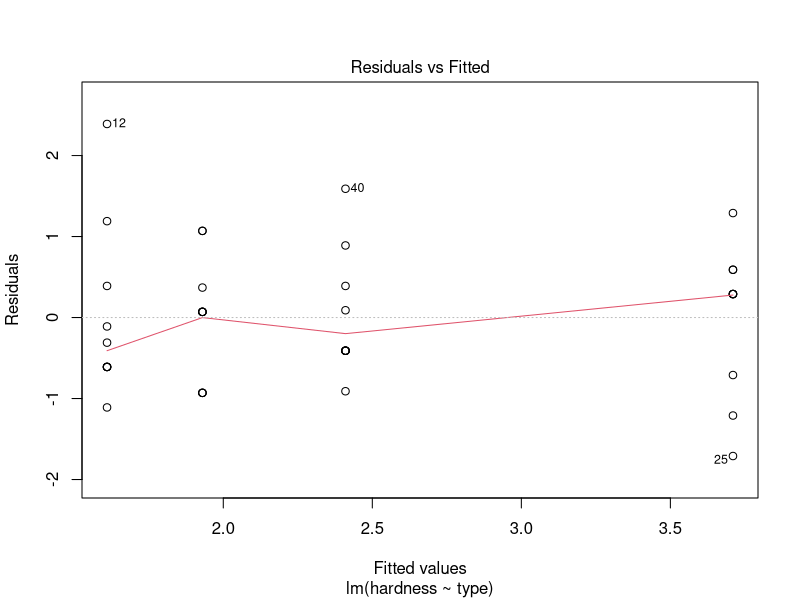
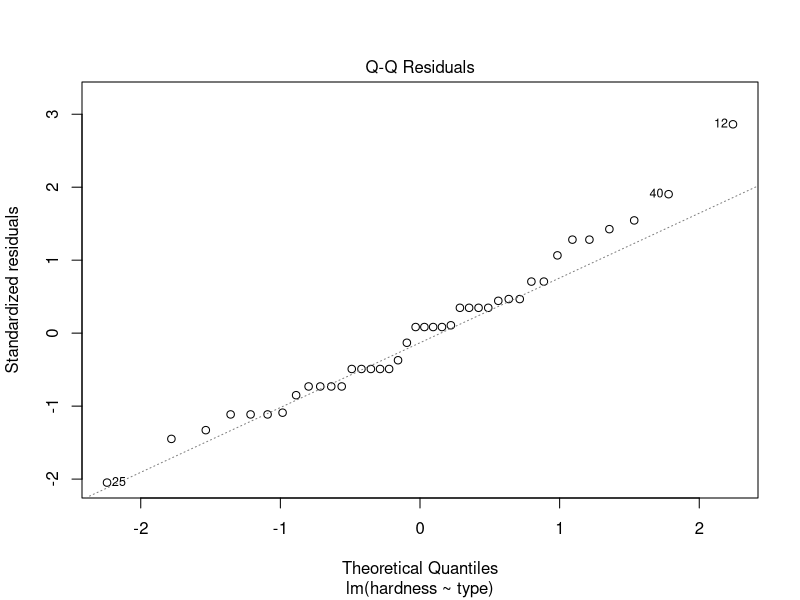
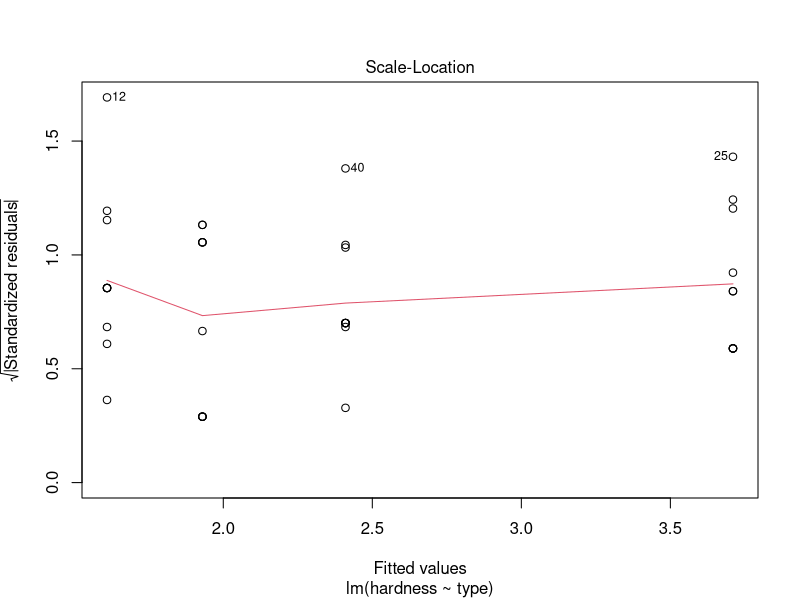
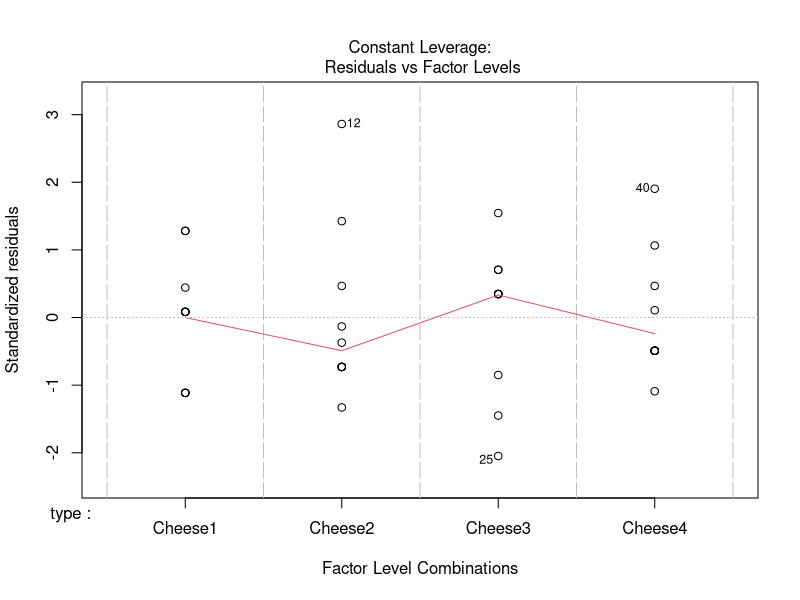

Recreate these plots in R, in order.

cheese <- read.table("cheesy_data.txt", h=T)
cheese_stack <- stack(cheese)
cheese_stack
colnames(cheese_stack) <- c("hardness", "type")
cheese_stack

anova(lm(cheese_stack$hardness ~ cheese_stack$type))

anova(lm(hardness ~ type, data = cheese_stack))

plot(lm(hardness ~ type, data = cheese_stack))

kruskal.test(cheese_stack$hardness,cheese_stack$type)

write.table(cheese_stack, "cheese_stack.txt", sep="", row.names=FALSE)

experts <- c(1,2,3,4,5,6,7,8,9,10,1,2,3,4,5,6,7,8,9,10,1,2,3,4,5,6,7,8,9,10,1,2,3,4,5,6,7,8,9,10)
cheese_stack_block <- cbind(cheese_stack, factor(experts))

is.factor(cheese_stack_block[,3])

friedman.test(cheese_stack_block[,1],cheese_stack_block[,2], cheese_stack_block[,3])


